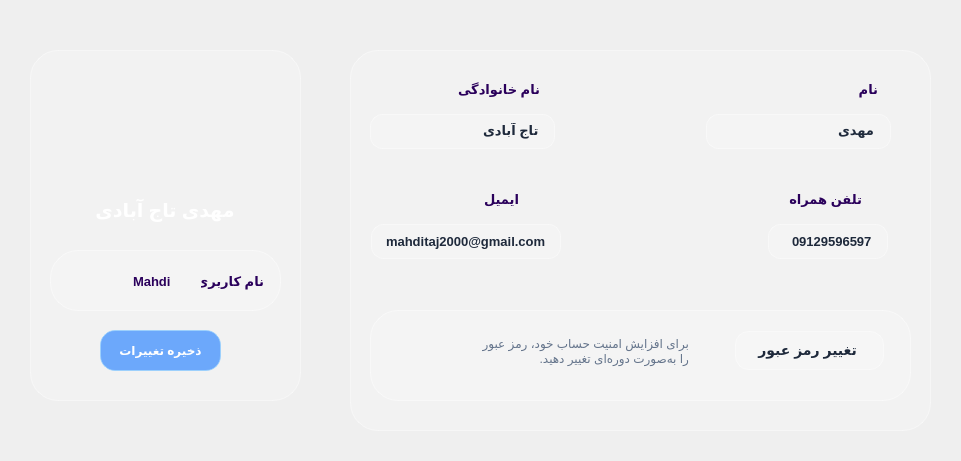
       <widget class="QWidget" name="portabel_widget" native="true">
        <property name="enabled">
         <bool>true</bool>
        </property>
        <property name="geometry">
         <rect>
          <x>20</x>
          <y>310</y>
          <width>961</width>
          <height>461</height>
         </rect>
        </property>
        <property name="styleSheet">
         <string notr="true">QWidget#portabel_widget {
    background-color: rgba(255, 255, 255, 45);
    border: 1px solid rgba(255, 255, 255, 110);
    border-radius: 28px;
}</string>
        </property>
        <widget class="QWidget" name="name_widget" native="true">
         <property name="geometry">
          <rect>
           <x>30</x>
           <y>50</y>
           <width>271</width>
           <height>351</height>
          </rect>
         </property>
         <property name="styleSheet">
          <string notr="true">QWidget#name_widget {
    background-color: rgba(255, 255, 255, 45);
    border: 1px solid rgba(255, 255, 255, 110);
    border-radius: 28px;
}</string>
         </property>
         <widget class="QWidget" name="username_widget" native="true">
          <property name="geometry">
           <rect>
            <x>20</x>
            <y>200</y>
            <width>231</width>
            <height>61</height>
           </rect>
          </property>
          <property name="styleSheet">
           <string notr="true">QWidget#username_widget {
    background-color: rgba(255, 255, 255, 45);
    border: 1px solid rgba(255, 255, 255, 110);
    border-radius: 28px;
}</string>
          </property>
          <widget class="QLabel" name="label_17">
           <property name="geometry">
            <rect>
             <x>10</x>
             <y>10</y>
             <width>41</width>
             <height>41</height>
            </rect>
           </property>
           <property name="styleSheet">
            <string notr="true">QLabel {
    border-image: url(:/images/c1bb0dc2-6c77-4b23-a630-8768d3a59f12.png);
    border-radius: 40px;
}</string>
           </property>
           <property name="text">
            <string/>
           </property>
          </widget>
          <widget class="QWidget" name="layoutWidget_3">
           <property name="geometry">
            <rect>
             <x>70</x>
             <y>10</y>
             <width>157</width>
             <height>42</height>
            </rect>
           </property>
           <layout class="QHBoxLayout" name="horizontalLayout_4">
            <item>
             <widget class="QLabel" name="label_16">
              <property name="styleSheet">
               <string notr="true">QLabel {
    background-color: transparent;
    color: #2a005b;
    border: none;
    border-radius: 15px;
    padding: 10px;
    font-family: &quot;Segoe UI&quot;;
    font-size: 13px;
    font-weight: bold;
}</string>
              </property>
              <property name="text">
               <string>Mahdi</string>
              </property>
             </widget>
            </item>
            <item>
             <widget class="QLabel" name="label_8">
              <property name="styleSheet">
               <string notr="true">QLabel {
    background-color: transparent;
    color: #2a005b;
    border: none;
    border-radius: 15px;
    padding: 10px;
    font-family: &quot;Segoe UI&quot;;
    font-size: 13px;
    font-weight: bold;
}</string>
              </property>
              <property name="text">
               <string>نام کاربری:</string>
              </property>
             </widget>
            </item>
           </layout>
          </widget>
         </widget>
         <widget class="QLabel" name="label_9">
          <property name="geometry">
           <rect>
            <x>10</x>
            <y>130</y>
            <width>250</width>
            <height>60</height>
           </rect>
          </property>
          <property name="minimumSize">
           <size>
            <width>250</width>
            <height>60</height>
           </size>
          </property>
          <property name="maximumSize">
           <size>
            <width>250</width>
            <height>60</height>
           </size>
          </property>
          <property name="styleSheet">
           <string notr="true">QLabel {
    background-color: transparent;
    color: white;
    border: none;
    border-radius: 15px;
    padding: 10px;
    font-family: &quot;Segoe UI&quot;;
    font-size: 19px;
    font-weight: bold;
}</string>
          </property>
          <property name="text">
           <string>مهدی تاج آبادی</string>
          </property>
          <property name="alignment">
           <set>Qt::AlignmentFlag::AlignCenter</set>
          </property>
         </widget>
         <widget class="QLabel" name="logo_label_2">
          <property name="geometry">
           <rect>
            <x>80</x>
            <y>20</y>
            <width>110</width>
            <height>110</height>
           </rect>
          </property>
          <property name="sizePolicy">
           <sizepolicy hsizetype="Expanding" vsizetype="Preferred">
            <horstretch>0</horstretch>
            <verstretch>0</verstretch>
           </sizepolicy>
          </property>
          <property name="minimumSize">
           <size>
            <width>110</width>
            <height>110</height>
           </size>
          </property>
          <property name="maximumSize">
           <size>
            <width>110</width>
            <height>110</height>
           </size>
          </property>
          <property name="styleSheet">
           <string notr="true">QLabel{
    border-image: url(:/images/Adamak_main.png);
    border-radius: 40px;
}</string>
          </property>
          <property name="text">
           <string/>
          </property>
          <property name="alignment">
           <set>Qt::AlignmentFlag::AlignCenter</set>
          </property>
         </widget>
         <widget class="QPushButton" name="changes_but">
          <property name="enabled">
           <bool>true</bool>
          </property>
          <property name="geometry">
           <rect>
            <x>70</x>
            <y>280</y>
            <width>121</width>
            <height>41</height>
           </rect>
          </property>
          <property name="styleSheet">
           <string notr="true">QPushButton#changes_but {
    border-radius: 15px;
    font-size: 12px;
    font-weight: bold;
}

/* حالت غیرفعال */
QPushButton#changes_but:disabled {
    background-color: rgba(120,120,120,120);
    color: rgba(255,255,255,170);
    border: 1px solid rgba(255,255,255,80);
    border-radius: 15px;
}

/* حالت فعال */
QPushButton#changes_but:enabled {
    background-color: rgba(40,130,255,170);
    color: white;
    border: 1px solid rgba(150,210,255,180);
    border-radius: 15px;
}

/* هاور */
QPushButton#changes_but:enabled:hover {
    background-color: rgba(40,130,255,220);
    border-radius: 15px;
}

/* کلیک */
QPushButton#changes_but:enabled:pressed {
    background-color: rgba(20,90,220,220);
    border-radius: 15px;
}</string>
          </property>
          <property name="text">
           <string>ذخیره تغییرات</string>
          </property>
         </widget>
        </widget>
        <widget class="QWidget" name="info_widget" native="true">
         <property name="geometry">
          <rect>
           <x>350</x>
           <y>50</y>
           <width>581</width>
           <height>381</height>
          </rect>
         </property>
         <property name="styleSheet">
          <string notr="true">QWidget#info_widget {
    background-color: rgba(255, 255, 255, 45);
    border: 1px solid rgba(255, 255, 255, 110);
    border-radius: 28px;
}</string>
         </property>
         <widget class="QWidget" name="passchanger_widget" native="true">
          <property name="geometry">
           <rect>
            <x>20</x>
            <y>260</y>
            <width>541</width>
            <height>91</height>
           </rect>
          </property>
          <property name="styleSheet">
           <string notr="true">QWidget#passchanger_widget {
    background-color: rgba(255, 255, 255, 45);
    border: 1px solid rgba(255, 255, 255, 110);
    border-radius: 28px;
}</string>
          </property>
          <widget class="QWidget" name="layoutWidget_4">
           <property name="geometry">
            <rect>
             <x>43</x>
             <y>10</y>
             <width>471</width>
             <height>61</height>
            </rect>
           </property>
           <layout class="QHBoxLayout" name="horizontalLayout_9">
            <item>
             <widget class="QLabel" name="label_15">
              <property name="styleSheet">
               <string notr="true">QLabel {
    border-image: url(:/images/5cbcbe07-a8d4-4510-a98b-a5757c3c89dd.png);
    border-radius: 40px;
}</string>
              </property>
              <property name="text">
               <string/>
              </property>
             </widget>
            </item>
            <item>
             <spacer name="horizontalSpacer_13">
              <property name="orientation">
               <enum>Qt::Orientation::Horizontal</enum>
              </property>
              <property name="sizeType">
               <enum>QSizePolicy::Policy::Fixed</enum>
              </property>
              <property name="sizeHint" stdset="0">
               <size>
                <width>40</width>
                <height>20</height>
               </size>
              </property>
             </spacer>
            </item>
            <item>
             <widget class="QLabel" name="label_14">
              <property name="styleSheet">
               <string notr="true">QLabel {
    color: #64748B;
}</string>
              </property>
              <property name="text">
               <string>برای افزایش امنیت حساب خود، رمز عبور
را به‌صورت دوره‌ای تغییر دهید.</string>
              </property>
              <property name="alignment">
               <set>Qt::AlignmentFlag::AlignLeading|Qt::AlignmentFlag::AlignLeft|Qt::AlignmentFlag::AlignVCenter</set>
              </property>
             </widget>
            </item>
            <item>
             <spacer name="horizontalSpacer_12">
              <property name="orientation">
               <enum>Qt::Orientation::Horizontal</enum>
              </property>
              <property name="sizeType">
               <enum>QSizePolicy::Policy::Fixed</enum>
              </property>
              <property name="sizeHint" stdset="0">
               <size>
                <width>40</width>
                <height>20</height>
               </size>
              </property>
             </spacer>
            </item>
            <item>
             <widget class="QPushButton" name="btn_change_password">
              <property name="layoutDirection">
               <enum>Qt::LayoutDirection::RightToLeft</enum>
              </property>
              <property name="styleSheet">
               <string notr="true">QPushButton {
    background-color: rgba(255, 255, 255, 45);
    color: #1E293B;
    border: 1px solid rgba(255, 255, 255, 100);
    border-radius: 14px;
    padding: 10px 18px;
    font-size: 14px;
    font-weight: bold;
}

QPushButton#btn_change_password:hover {
    background-color: rgba(255, 255, 255, 70);
    border: 1px solid rgba(255, 120, 120, 160);
}

QPushButton#btn_change_password:pressed {
    background-color: rgba(255, 100, 100, 80);
    border: 1px solid rgba(255, 140, 140, 200);
}</string>
              </property>
              <property name="text">
               <string> تغییر رمز عبور  </string>
              </property>
             </widget>
            </item>
           </layout>
          </widget>
         </widget>
         <widget class="QWidget" name="layoutWidget_5">
          <property name="geometry">
           <rect>
            <x>80</x>
            <y>20</y>
            <width>461</width>
            <height>39</height>
           </rect>
          </property>
          <layout class="QHBoxLayout" name="horizontalLayout_5">
           <item>
            <widget class="QLabel" name="label_11">
             <property name="enabled">
              <bool>true</bool>
             </property>
             <property name="styleSheet">
              <string notr="true">QLabel {
    background-color: transparent;
    color: #2a005b;
    border: none;
    border-radius: 15px;
    padding: 10px;
    font-family: &quot;Segoe UI&quot;;
    font-size: 13px;
    font-weight: bold;
}</string>
             </property>
             <property name="text">
              <string>نام خانوادگی</string>
             </property>
            </widget>
           </item>
           <item>
            <spacer name="horizontalSpacer_8">
             <property name="orientation">
              <enum>Qt::Orientation::Horizontal</enum>
             </property>
             <property name="sizeType">
              <enum>QSizePolicy::Policy::Fixed</enum>
             </property>
             <property name="sizeHint" stdset="0">
              <size>
               <width>210</width>
               <height>20</height>
              </size>
             </property>
            </spacer>
           </item>
           <item>
            <widget class="QLabel" name="label_10">
             <property name="styleSheet">
              <string notr="true">QLabel {
    background-color: transparent;
    color: #2a005b;
    border: none;
    border-radius: 15px;
    padding: 10px;
    font-family: &quot;Segoe UI&quot;;
    font-size: 13px;
    font-weight: bold;
}</string>
             </property>
             <property name="text">
              <string>نام</string>
             </property>
            </widget>
           </item>
          </layout>
         </widget>
         <widget class="QWidget" name="layoutWidget_6">
          <property name="geometry">
           <rect>
            <x>120</x>
            <y>130</y>
            <width>405</width>
            <height>39</height>
           </rect>
          </property>
          <layout class="QHBoxLayout" name="horizontalLayout_6">
           <item>
            <widget class="QLabel" name="label_13">
             <property name="styleSheet">
              <string notr="true">QLabel {
    background-color: transparent;
    color: #2a005b;
    border: none;
    border-radius: 15px;
    padding: 10px;
    font-family: &quot;Segoe UI&quot;;
    font-size: 13px;
    font-weight: bold;
}</string>
             </property>
             <property name="text">
              <string>ایمیل</string>
             </property>
            </widget>
           </item>
           <item>
            <spacer name="horizontalSpacer_9">
             <property name="orientation">
              <enum>Qt::Orientation::Horizontal</enum>
             </property>
             <property name="sizeType">
              <enum>QSizePolicy::Policy::Fixed</enum>
             </property>
             <property name="sizeHint" stdset="0">
              <size>
               <width>250</width>
               <height>20</height>
              </size>
             </property>
            </spacer>
           </item>
           <item>
            <widget class="QLabel" name="label_12">
             <property name="styleSheet">
              <string notr="true">QLabel {
    background-color: transparent;
    color: #2a005b;
    border: none;
    border-radius: 15px;
    padding: 10px;
    font-family: &quot;Segoe UI&quot;;
    font-size: 13px;
    font-weight: bold;
}</string>
             </property>
             <property name="text">
              <string>تلفن همراه</string>
             </property>
            </widget>
           </item>
          </layout>
         </widget>
         <widget class="QWidget" name="layoutWidget_1">
          <property name="geometry">
           <rect>
            <x>0</x>
            <y>170</y>
            <width>561</width>
            <height>43</height>
           </rect>
          </property>
          <layout class="QHBoxLayout" name="horizontalLayout_7">
           <item>
            <widget class="QLineEdit" name="lineEdit_4">
             <property name="sizePolicy">
              <sizepolicy hsizetype="Fixed" vsizetype="Fixed">
               <horstretch>0</horstretch>
               <verstretch>0</verstretch>
              </sizepolicy>
             </property>
             <property name="minimumSize">
              <size>
               <width>0</width>
               <height>0</height>
              </size>
             </property>
             <property name="maximumSize">
              <size>
               <width>190</width>
               <height>16777215</height>
              </size>
             </property>
             <property name="styleSheet">
              <string notr="true">QLineEdit {
    background-color: rgba(255, 255, 255, 45);
    color: #1E293B;
    border: 1px solid rgba(255, 255, 255, 100);
    border-radius: 12px;
    padding: 8px 12px;
    font-size: 13px;
    font-weight: bold;
}

QLineEdit:hover {
    background-color: rgba(255, 255, 255, 70);
    border: 1px solid rgba(255, 255, 255, 150);
}

QLineEdit:focus {
    background-color: rgba(255, 255, 255, 90);
    border: 1px solid rgba(80, 160, 255, 180);
}</string>
             </property>
             <property name="text">
              <string>mahditaj2000@gmail.com</string>
             </property>
            </widget>
           </item>
           <item>
            <spacer name="horizontalSpacer_10">
             <property name="orientation">
              <enum>Qt::Orientation::Horizontal</enum>
             </property>
             <property name="sizeType">
              <enum>QSizePolicy::Policy::Fixed</enum>
             </property>
             <property name="sizeHint" stdset="0">
              <size>
               <width>180</width>
               <height>20</height>
              </size>
             </property>
            </spacer>
           </item>
           <item>
            <widget class="QLineEdit" name="lineEdit_3">
             <property name="enabled">
              <bool>true</bool>
             </property>
             <property name="sizePolicy">
              <sizepolicy hsizetype="Fixed" vsizetype="Fixed">
               <horstretch>0</horstretch>
               <verstretch>0</verstretch>
              </sizepolicy>
             </property>
             <property name="maximumSize">
              <size>
               <width>120</width>
               <height>16777215</height>
              </size>
             </property>
             <property name="styleSheet">
              <string notr="true">QLineEdit {
    background-color: rgba(255, 255, 255, 45);
    color: #1E293B;
    border: 1px solid rgba(255, 255, 255, 100);
    border-radius: 12px;
    padding: 8px 12px;
    font-size: 13px;
    font-weight: bold;
}

QLineEdit:hover {
    background-color: rgba(255, 255, 255, 70);
    border: 1px solid rgba(255, 255, 255, 150);
}

QLineEdit:focus {
    background-color: rgba(255, 255, 255, 90);
    border: 1px solid rgba(80, 160, 255, 180);
}</string>
             </property>
             <property name="text">
              <string>09129596597</string>
             </property>
             <property name="alignment">
              <set>Qt::AlignmentFlag::AlignRight|Qt::AlignmentFlag::AlignTrailing|Qt::AlignmentFlag::AlignVCenter</set>
             </property>
            </widget>
           </item>
          </layout>
         </widget>
         <widget class="QWidget" name="layoutWidget_2">
          <property name="geometry">
           <rect>
            <x>20</x>
            <y>60</y>
            <width>521</width>
            <height>43</height>
           </rect>
          </property>
          <layout class="QHBoxLayout" name="horizontalLayout_8">
           <item>
            <widget class="QLineEdit" name="lineEdit_2">
             <property name="styleSheet">
              <string notr="true">QLineEdit {
    background-color: rgba(255, 255, 255, 45);
    color: #1E293B;
    border: 1px solid rgba(255, 255, 255, 100);
    border-radius: 12px;
    padding: 8px 12px;
    font-size: 13px;
    font-weight: bold;
}

QLineEdit:hover {
    background-color: rgba(255, 255, 255, 70);
    border: 1px solid rgba(255, 255, 255, 150);
}

QLineEdit:focus {
    background-color: rgba(255, 255, 255, 90);
    border: 1px solid rgba(80, 160, 255, 180);
}</string>
             </property>
             <property name="text">
              <string>تاج آبادی</string>
             </property>
            </widget>
           </item>
           <item>
            <spacer name="horizontalSpacer_11">
             <property name="orientation">
              <enum>Qt::Orientation::Horizontal</enum>
             </property>
             <property name="sizeType">
              <enum>QSizePolicy::Policy::Fixed</enum>
             </property>
             <property name="sizeHint" stdset="0">
              <size>
               <width>145</width>
               <height>20</height>
              </size>
             </property>
            </spacer>
           </item>
           <item>
            <widget class="QLineEdit" name="lineEdit">
             <property name="enabled">
              <bool>true</bool>
             </property>
             <property name="styleSheet">
              <string notr="true">QLineEdit {
    background-color: rgba(255, 255, 255, 45);
    color: #1E293B;
    border: 1px solid rgba(255, 255, 255, 100);
    border-radius: 12px;
    padding: 8px 12px;
    font-size: 13px;
    font-weight: bold;
}

QLineEdit:hover {
    background-color: rgba(255, 255, 255, 70);
    border: 1px solid rgba(255, 255, 255, 150);
}

QLineEdit:focus {
    background-color: rgba(255, 255, 255, 90);
    border: 1px solid rgba(80, 160, 255, 180);
}</string>
             </property>
             <property name="text">
              <string>مهدی</string>
             </property>
            </widget>
           </item>
          </layout>
         </widget>
        </widget>
       </widget>
